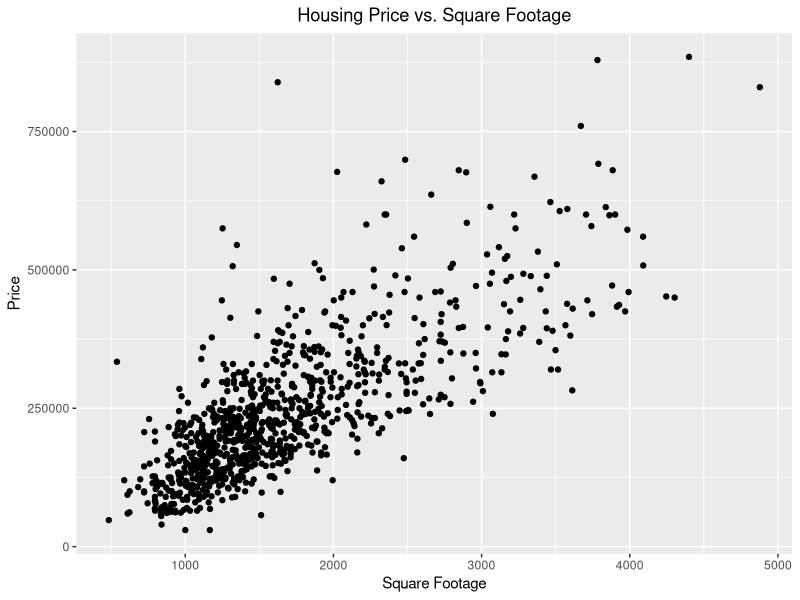
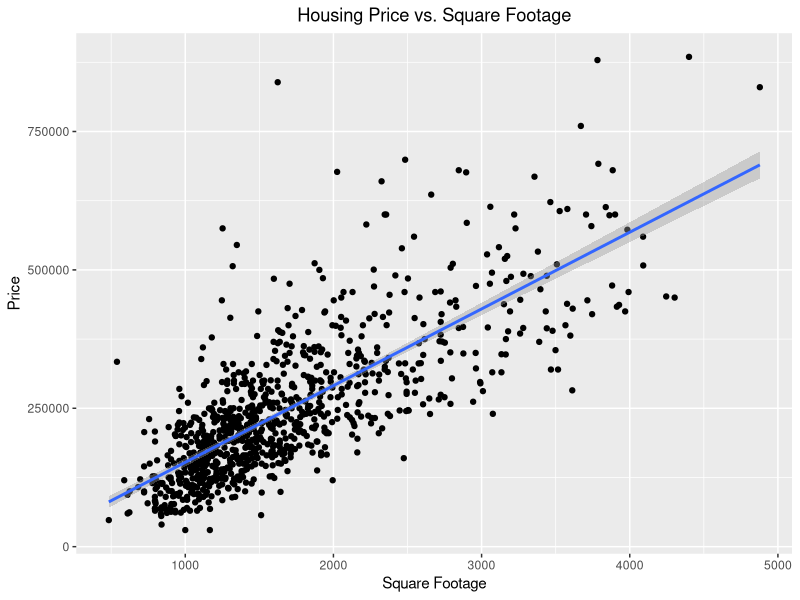

Write the R code that produced these figures, in order.
## ---- chunk 1
knitr::opts_chunk$set(fig.pos = "H", message = FALSE, warning = FALSE)
library(tidyverse)
library(modeldata)
data(Sacramento)
library(ggplot2)
## ---- chunk 2
ggplot(data = Sacramento, aes(x = sqft, y = price)) +
  geom_point() +
  xlab("Square Footage") +
  ylab("Price") +
  ggtitle("Housing Price vs. Square Footage") +
  theme(plot.title = element_text(hjust = 0.5))
## ---- chunk 3
ggplot(data = Sacramento, aes(x = sqft, y = price)) +
  geom_point() +
  xlab("Square Footage") +
  ylab("Price") +
  ggtitle("Housing Price vs. Square Footage") +
  theme(plot.title = element_text(hjust = 0.5))+
  geom_smooth(method = "lm")
## ---- chunk 4
biv.model = lm(price ~ sqft, data = Sacramento)
summary(biv.model)
## ---- chunk 5
multi.model = lm(price ~ sqft + beds, data = Sacramento)
summary(multi.model)
## ---- chunk 6
A3.model = lm(price ~ sqft + beds + baths, data = Sacramento)
summary(A3.model)
## ---- chunk 7
comparison = tibble(
  model = c("biv.model",
            "multi.model",
            "A3.model"),
  sqft_coef = c(coef(biv.model)["sqft"],
                coef(multi.model)["sqft"],
                coef(A3.model)["sqft"]))
comparison
## ---- chunk 8
set.seed(325)
n <- 500

# True DGP: y = 10 + 3*x1 + 5*x2 + error
# x1 and x2 are correlated [cor(x1, x2) = 0.6]
x2 <- rnorm(n)
x1 <- 0.6 * x2 + rnorm(n)
y <- 10 + 3 * x1 + 5 * x2 + rnorm(n)

sim_data <- tibble(y, x1, x2)
## ---- chunk 9
B5.model = lm(y ~ x1, data = sim_data)
summary(B5.model)
## ---- chunk 10
C5.model = lm(y ~ x1 + x2, data = sim_data)
summary(C5.model)
## ---- chunk 11
D5.model = lm(x2 ~ x1, data = sim_data)
summary(D5.model)
